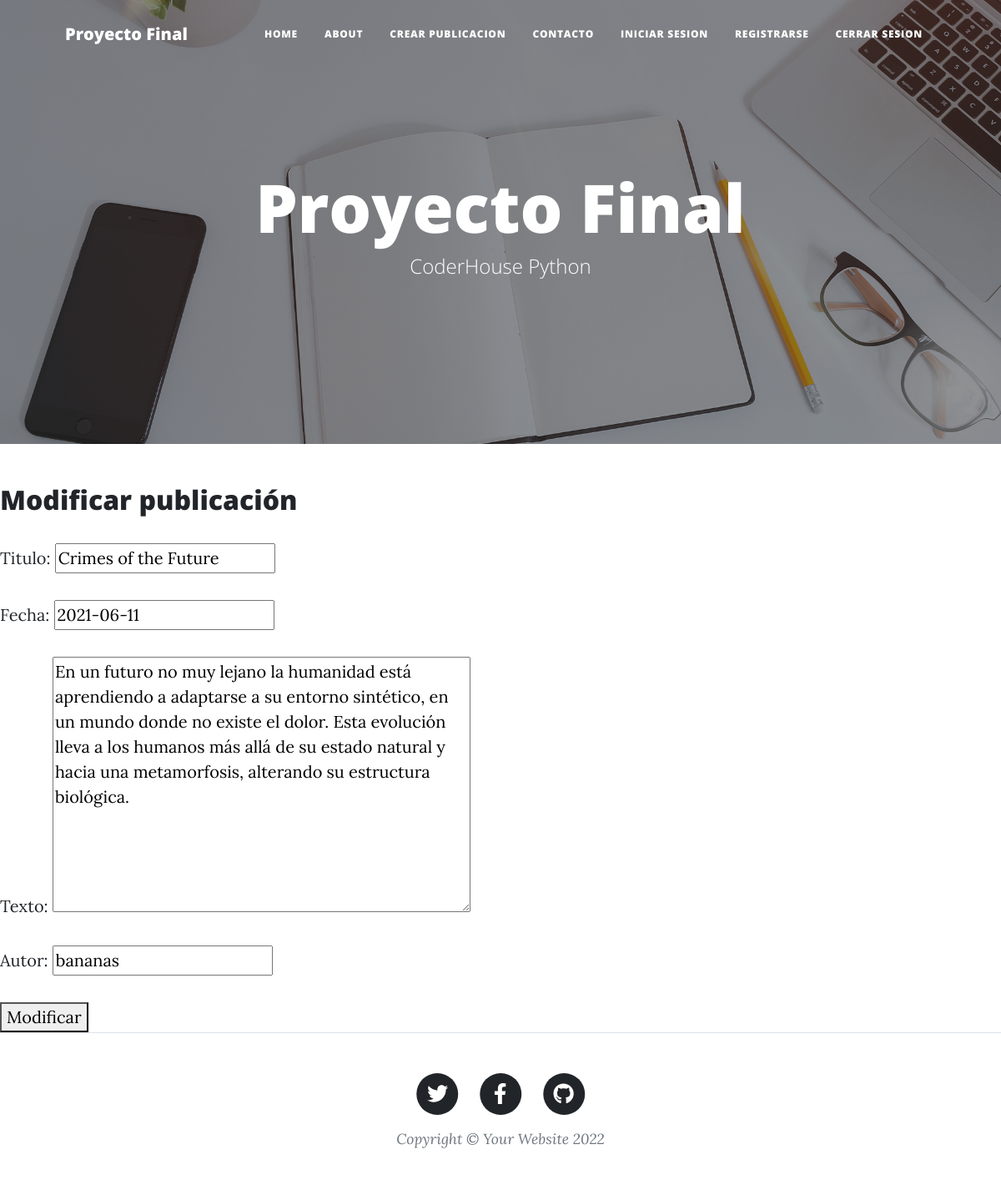
Screenshot of /modificar-publicacion/7/ with the database file from the repository.
### Blog/models.py (models this page shows, shortened)
class Posteo(models.Model):
    titulo  = models.CharField(max_length=100)
    fecha = models.DateField()
    texto = models.TextField()
    autor = models.CharField(max_length=50)

### Blog/views.py (the view, shortened to what this page needs)
# urls.py: path('modificar-publicacion/<id>/' , views.modificar_post, name="modificar_post"),
def modificar_post(request,id):
    publicacion = get_object_or_404(Posteo, id=id)
    data = {
        'form': PostForm(instance=publicacion)
    }
    return render(request, 'Blog/modificar.html',data)

### Blog/forms.py
class PostForm(forms.ModelForm):
    class Meta:
        model = Posteo
        fields = '__all__'

### Blog/templates/Blog/modificar.html (shortened to what this page needs)
{% extends 'Blog/padre.html' %}
{% load static %}
{% block contenidoQueCambia %}
<h2>Modificar publicación</h2>
<form action="" method="post">
    {{form.as_p}}
    <button type="submit" id="btnEnviar" class="button">Modificar</button>
  </form>
{% endblock %}

### rows the page displays
Posteo: titulo "Crimes of the Future", fecha "2021-06-11", texto "En un futuro no muy lejano la humanidad está aprendiendo a adaptarse a su entorno sintético, en un mundo donde no existe el dolor. Esta evolución lleva a los humanos más allá de su estado natural y hacia una metamorfosis, alterando su estructura biológica.", autor "bananas"
